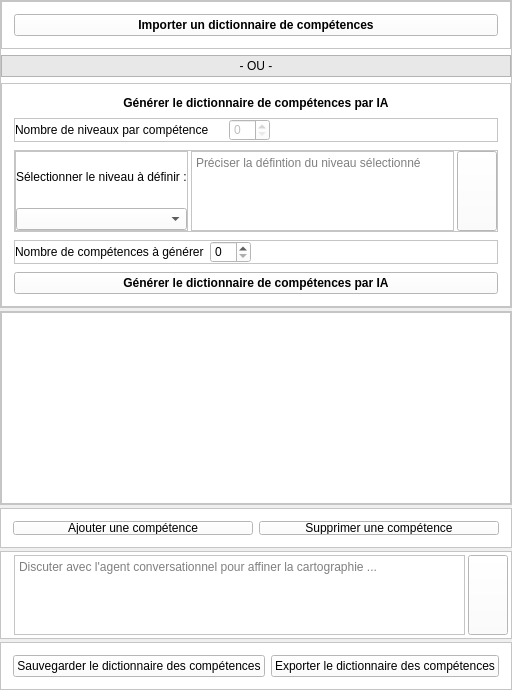
            <widget class="QWidget" name="page_dictionnaire">
             <layout class="QVBoxLayout" name="verticalLayout_10">
              <property name="spacing">
               <number>3</number>
              </property>
              <property name="leftMargin">
               <number>0</number>
              </property>
              <property name="topMargin">
               <number>0</number>
              </property>
              <property name="rightMargin">
               <number>0</number>
              </property>
              <property name="bottomMargin">
               <number>0</number>
              </property>
              <item>
               <widget class="QFrame" name="frame_28">
                <property name="maximumSize">
                 <size>
                  <width>16777215</width>
                  <height>16777215</height>
                 </size>
                </property>
                <property name="styleSheet">
                 <string notr="true">background-color: white;</string>
                </property>
                <property name="frameShape">
                 <enum>QFrame::Shape::StyledPanel</enum>
                </property>
                <property name="frameShadow">
                 <enum>QFrame::Shadow::Raised</enum>
                </property>
                <layout class="QVBoxLayout" name="verticalLayout_15">
                 <property name="spacing">
                  <number>6</number>
                 </property>
                 <property name="leftMargin">
                  <number>0</number>
                 </property>
                 <property name="topMargin">
                  <number>0</number>
                 </property>
                 <property name="rightMargin">
                  <number>0</number>
                 </property>
                 <property name="bottomMargin">
                  <number>0</number>
                 </property>
                 <item>
                  <widget class="QFrame" name="frame_22">
                   <property name="styleSheet">
                    <string notr="true">background-color: white;</string>
                   </property>
                   <property name="frameShape">
                    <enum>QFrame::Shape::StyledPanel</enum>
                   </property>
                   <property name="frameShadow">
                    <enum>QFrame::Shadow::Raised</enum>
                   </property>
                   <layout class="QVBoxLayout" name="verticalLayout_11">
                    <property name="spacing">
                     <number>6</number>
                    </property>
                    <property name="leftMargin">
                     <number>12</number>
                    </property>
                    <property name="topMargin">
                     <number>12</number>
                    </property>
                    <property name="rightMargin">
                     <number>12</number>
                    </property>
                    <property name="bottomMargin">
                     <number>12</number>
                    </property>
                    <item>
                     <widget class="QPushButton" name="btn_importer_dictionnaire_competences">
                      <property name="font">
                       <font>
                        <bold>true</bold>
                       </font>
                      </property>
                      <property name="text">
                       <string>Importer un dictionnaire de compétences</string>
                      </property>
                      <property name="icon">
                       <iconset resource="../resources/icon/resources.qrc">
                        <normaloff>:/icon/export-svgrepo-com.svg</normaloff>:/icon/export-svgrepo-com.svg</iconset>
                      </property>
                     </widget>
                    </item>
                   </layout>
                  </widget>
                 </item>
                 <item>
                  <widget class="QFrame" name="frame_58">
                   <property name="styleSheet">
                    <string notr="true">background-color: #e8e8e8;</string>
                   </property>
                   <property name="frameShape">
                    <enum>QFrame::Shape::StyledPanel</enum>
                   </property>
                   <property name="frameShadow">
                    <enum>QFrame::Shadow::Raised</enum>
                   </property>
                   <layout class="QHBoxLayout" name="horizontalLayout_10">
                    <property name="spacing">
                     <number>6</number>
                    </property>
                    <property name="leftMargin">
                     <number>3</number>
                    </property>
                    <property name="topMargin">
                     <number>3</number>
                    </property>
                    <property name="rightMargin">
                     <number>3</number>
                    </property>
                    <property name="bottomMargin">
                     <number>3</number>
                    </property>
                    <item>
                     <widget class="QLabel" name="label_13">
                      <property name="text">
                       <string>- OU -</string>
                      </property>
                      <property name="alignment">
                       <set>Qt::AlignmentFlag::AlignCenter</set>
                      </property>
                     </widget>
                    </item>
                   </layout>
                  </widget>
                 </item>
                 <item>
                  <widget class="QFrame" name="frame_23">
                   <property name="styleSheet">
                    <string notr="true">background-color: white;</string>
                   </property>
                   <property name="frameShape">
                    <enum>QFrame::Shape::StyledPanel</enum>
                   </property>
                   <property name="frameShadow">
                    <enum>QFrame::Shadow::Raised</enum>
                   </property>
                   <layout class="QVBoxLayout" name="verticalLayout_13">
                    <property name="spacing">
                     <number>8</number>
                    </property>
                    <property name="leftMargin">
                     <number>12</number>
                    </property>
                    <property name="topMargin">
                     <number>12</number>
                    </property>
                    <property name="rightMargin">
                     <number>12</number>
                    </property>
                    <property name="bottomMargin">
                     <number>12</number>
                    </property>
                    <item>
                     <widget class="QLabel" name="label_20">
                      <property name="font">
                       <font>
                        <bold>true</bold>
                       </font>
                      </property>
                      <property name="text">
                       <string>Générer le dictionnaire de compétences par IA</string>
                      </property>
                      <property name="alignment">
                       <set>Qt::AlignmentFlag::AlignCenter</set>
                      </property>
                     </widget>
                    </item>
                    <item>
                     <widget class="QFrame" name="frame_25">
                      <property name="maximumSize">
                       <size>
                        <width>16777215</width>
                        <height>100</height>
                       </size>
                      </property>
                      <property name="frameShape">
                       <enum>QFrame::Shape::StyledPanel</enum>
                      </property>
                      <property name="frameShadow">
                       <enum>QFrame::Shadow::Raised</enum>
                      </property>
                      <layout class="QHBoxLayout" name="horizontalLayout_18">
                       <property name="spacing">
                        <number>20</number>
                       </property>
                       <property name="leftMargin">
                        <number>0</number>
                       </property>
                       <property name="topMargin">
                        <number>0</number>
                       </property>
                       <property name="rightMargin">
                        <number>0</number>
                       </property>
                       <property name="bottomMargin">
                        <number>0</number>
                       </property>
                       <item>
                        <widget class="QLabel" name="label_14">
                         <property name="text">
                          <string>Nombre de niveaux par compétence</string>
                         </property>
                        </widget>
                       </item>
                       <item>
                        <widget class="QSpinBox" name="spin_nombre_niveaux_competences_dictionnaire">
                         <property name="enabled">
                          <bool>false</bool>
                         </property>
                         <property name="maximumSize">
                          <size>
                           <width>70</width>
                           <height>16777215</height>
                          </size>
                         </property>
                        </widget>
                       </item>
                       <item>
                        <spacer name="horizontalSpacer_2">
                         <property name="orientation">
                          <enum>Qt::Orientation::Horizontal</enum>
                         </property>
                         <property name="sizeHint" stdset="0">
                          <size>
                           <width>40</width>
                           <height>20</height>
                          </size>
                         </property>
                        </spacer>
                       </item>
                      </layout>
                     </widget>
                    </item>
                    <item>
                     <widget class="QFrame" name="frame_26">
                      <property name="maximumSize">
                       <size>
                        <width>16777215</width>
                        <height>16777215</height>
                       </size>
                      </property>
                      <property name="frameShape">
                       <enum>QFrame::Shape::StyledPanel</enum>
                      </property>
                      <property name="frameShadow">
                       <enum>QFrame::Shadow::Raised</enum>
                      </property>
                      <layout class="QHBoxLayout" name="horizontalLayout_9">
                       <property name="spacing">
                        <number>3</number>
                       </property>
                       <property name="leftMargin">
                        <number>0</number>
                       </property>
                       <property name="topMargin">
                        <number>0</number>
                       </property>
                       <property name="rightMargin">
                        <number>0</number>
                       </property>
                       <property name="bottomMargin">
                        <number>0</number>
                       </property>
                       <item>
                        <widget class="QFrame" name="frame_27">
                         <property name="frameShape">
                          <enum>QFrame::Shape::StyledPanel</enum>
                         </property>
                         <property name="frameShadow">
                          <enum>QFrame::Shadow::Raised</enum>
                         </property>
                         <layout class="QVBoxLayout" name="verticalLayout_14">
                          <property name="spacing">
                           <number>6</number>
                          </property>
                          <property name="leftMargin">
                           <number>0</number>
                          </property>
                          <property name="topMargin">
                           <number>0</number>
                          </property>
                          <property name="rightMargin">
                           <number>0</number>
                          </property>
                          <property name="bottomMargin">
                           <number>0</number>
                          </property>
                          <item>
                           <widget class="QLabel" name="label_15">
                            <property name="text">
                             <string>Sélectionner le niveau à définir :</string>
                            </property>
                            <property name="wordWrap">
                             <bool>false</bool>
                            </property>
                           </widget>
                          </item>
                          <item>
                           <widget class="QComboBox" name="combo_niveau_competence_a_definir"/>
                          </item>
                         </layout>
                        </widget>
                       </item>
                       <item>
                        <widget class="QTextEdit" name="input_definition_niveau_competence_2">
                         <property name="minimumSize">
                          <size>
                           <width>0</width>
                           <height>0</height>
                          </size>
                         </property>
                         <property name="maximumSize">
                          <size>
                           <width>16777215</width>
                           <height>80</height>
                          </size>
                         </property>
                         <property name="placeholderText">
                          <string>Préciser la défintion du niveau sélectionné</string>
                         </property>
                        </widget>
                       </item>
                       <item>
                        <widget class="QPushButton" name="btn_generer_dictionnaire_ia">
                         <property name="sizePolicy">
                          <sizepolicy hsizetype="Minimum" vsizetype="Expanding">
                           <horstretch>0</horstretch>
                           <verstretch>0</verstretch>
                          </sizepolicy>
                         </property>
                         <property name="text">
                          <string/>
                         </property>
                         <property name="icon">
                          <iconset resource="../resources/icon/resources.qrc">
                           <normaloff>:/icon/save.ico</normaloff>:/icon/save.ico</iconset>
                         </property>
                        </widget>
                       </item>
                      </layout>
                     </widget>
                    </item>
                    <item>
                     <widget class="QFrame" name="frame_35">
                      <property name="frameShape">
                       <enum>QFrame::Shape::StyledPanel</enum>
                      </property>
                      <property name="frameShadow">
                       <enum>QFrame::Shadow::Raised</enum>
                      </property>
                      <layout class="QHBoxLayout" name="horizontalLayout_22">
                       <property name="spacing">
                        <number>6</number>
                       </property>
                       <property name="leftMargin">
                        <number>0</number>
                       </property>
                       <property name="topMargin">
                        <number>0</number>
                       </property>
                       <property name="rightMargin">
                        <number>0</number>
                       </property>
                       <property name="bottomMargin">
                        <number>0</number>
                       </property>
                       <item>
                        <widget class="QLabel" name="label_3">
                         <property name="text">
                          <string>Nombre de compétences à générer</string>
                         </property>
                        </widget>
                       </item>
                       <item>
                        <widget class="QSpinBox" name="spin_nb_competences_projet_dictionnaire"/>
                       </item>
                       <item>
                        <spacer name="horizontalSpacer_3">
                         <property name="orientation">
                          <enum>Qt::Orientation::Horizontal</enum>
                         </property>
                         <property name="sizeHint" stdset="0">
                          <size>
                           <width>40</width>
                           <height>20</height>
                          </size>
                         </property>
                        </spacer>
                       </item>
                      </layout>
                     </widget>
                    </item>
                    <item>
                     <widget class="QPushButton" name="btn_generer_dictionnaire_ia_2">
                      <property name="font">
                       <font>
                        <bold>true</bold>
                       </font>
                      </property>
                      <property name="text">
                       <string>Générer le dictionnaire de compétences par IA</string>
                      </property>
                      <property name="icon">
                       <iconset resource="../resources/icon/resources.qrc">
                        <normaloff>:/icon/folder.ico</normaloff>:/icon/folder.ico</iconset>
                      </property>
                     </widget>
                    </item>
                   </layout>
                  </widget>
                 </item>
                </layout>
               </widget>
              </item>
              <item>
               <widget class="QFrame" name="frame_56">
                <property name="minimumSize">
                 <size>
                  <width>0</width>
                  <height>0</height>
                 </size>
                </property>
                <property name="styleSheet">
                 <string notr="true">background-color: white;</string>
                </property>
                <property name="frameShape">
                 <enum>QFrame::Shape::StyledPanel</enum>
                </property>
                <property name="frameShadow">
                 <enum>QFrame::Shadow::Raised</enum>
                </property>
                <layout class="QHBoxLayout" name="horizontalLayout_29">
                 <property name="leftMargin">
                  <number>0</number>
                 </property>
                 <property name="topMargin">
                  <number>0</number>
                 </property>
                 <property name="rightMargin">
                  <number>0</number>
                 </property>
                 <property name="bottomMargin">
                  <number>0</number>
                 </property>
                 <item>
                  <widget class="QTableWidget" name="table_dictionnaire_competences">
                   <property name="maximumSize">
                    <size>
                     <width>16777215</width>
                     <height>16777215</height>
                    </size>
                   </property>
                   <property name="dragEnabled">
                    <bool>true</bool>
                   </property>
                   <property name="dragDropMode">
                    <enum>QAbstractItemView::DragDropMode::DragDrop</enum>
                   </property>
                   <property name="alternatingRowColors">
                    <bool>true</bool>
                   </property>
                   <property name="selectionMode">
                    <enum>QAbstractItemView::SelectionMode::MultiSelection</enum>
                   </property>
                   <property name="selectionBehavior">
                    <enum>QAbstractItemView::SelectionBehavior::SelectRows</enum>
                   </property>
                  </widget>
                 </item>
                </layout>
               </widget>
              </item>
              <item>
               <widget class="QFrame" name="frame_21">
                <property name="maximumSize">
                 <size>
                  <width>16777215</width>
                  <height>40</height>
                 </size>
                </property>
                <property name="styleSheet">
                 <string notr="true">background-color: white;</string>
                </property>
                <property name="frameShape">
                 <enum>QFrame::Shape::StyledPanel</enum>
                </property>
                <property name="frameShadow">
                 <enum>QFrame::Shadow::Raised</enum>
                </property>
                <layout class="QHBoxLayout" name="horizontalLayout_8">
                 <property name="spacing">
                  <number>6</number>
                 </property>
                 <property name="leftMargin">
                  <number>12</number>
                 </property>
                 <property name="topMargin">
                  <number>12</number>
                 </property>
                 <property name="rightMargin">
                  <number>12</number>
                 </property>
                 <property name="bottomMargin">
                  <number>12</number>
                 </property>
                 <item>
                  <widget class="QPushButton" name="btn_ajouter_comptence_dictionnaire">
                   <property name="text">
                    <string>Ajouter une compétence</string>
                   </property>
                   <property name="icon">
                    <iconset resource="../resources/icon/resources.qrc">
                     <normaloff>:/icon/add.ico</normaloff>:/icon/add.ico</iconset>
                   </property>
                  </widget>
                 </item>
                 <item>
                  <widget class="QPushButton" name="btn_supprimer_competence_disctionnaire">
                   <property name="text">
                    <string>Supprimer une compétence</string>
                   </property>
                   <property name="icon">
                    <iconset resource="../resources/icon/resources.qrc">
                     <normaloff>:/icon/delete.ico</normaloff>:/icon/delete.ico</iconset>
                   </property>
                  </widget>
                 </item>
                </layout>
               </widget>
              </item>
              <item>
               <widget class="QFrame" name="frame_39">
                <property name="maximumSize">
                 <size>
                  <width>16777215</width>
                  <height>100</height>
                 </size>
                </property>
                <property name="styleSheet">
                 <string notr="true">background-color:white;</string>
                </property>
                <property name="frameShape">
                 <enum>QFrame::Shape::StyledPanel</enum>
                </property>
                <property name="frameShadow">
                 <enum>QFrame::Shadow::Raised</enum>
                </property>
                <layout class="QHBoxLayout" name="horizontalLayout_27">
                 <property name="spacing">
                  <number>3</number>
                 </property>
                 <property name="leftMargin">
                  <number>3</number>
                 </property>
                 <property name="topMargin">
                  <number>3</number>
                 </property>
                 <property name="rightMargin">
                  <number>3</number>
                 </property>
                 <property name="bottomMargin">
                  <number>3</number>
                 </property>
                 <item>
                  <widget class="QLabel" name="label_zone_ia_3">
                   <property name="maximumSize">
                    <size>
                     <width>30</width>
                     <height>30</height>
                    </size>
                   </property>
                   <property name="text">
                    <string/>
                   </property>
                   <property name="pixmap">
                    <pixmap resource="../resources/icon/resources.qrc">:/icon/generative.ico</pixmap>
                   </property>
                   <property name="scaledContents">
                    <bool>true</bool>
                   </property>
                  </widget>
                 </item>
                 <item>
                  <widget class="QTextEdit" name="input_zone_tchat_dictionnaire">
                   <property name="maximumSize">
                    <size>
                     <width>16777215</width>
                     <height>80</height>
                    </size>
                   </property>
                   <property name="placeholderText">
                    <string>Discuter avec l'agent conversationnel pour affiner la cartographie ...</string>
                   </property>
                  </widget>
                 </item>
                 <item>
                  <widget class="QPushButton" name="btn_envoyer_ia_dictionnaire">
                   <property name="sizePolicy">
                    <sizepolicy hsizetype="Minimum" vsizetype="Expanding">
                     <horstretch>0</horstretch>
                     <verstretch>0</verstretch>
                    </sizepolicy>
                   </property>
                   <property name="text">
                    <string/>
                   </property>
                   <property name="icon">
                    <iconset resource="../resources/icon/resources.qrc">
                     <normaloff>:/icon/send.ico</normaloff>:/icon/send.ico</iconset>
                   </property>
                  </widget>
                 </item>
                </layout>
               </widget>
              </item>
              <item>
               <widget class="QFrame" name="frame_36">
                <property name="styleSheet">
                 <string notr="true">background-color: white;</string>
                </property>
                <property name="frameShape">
                 <enum>QFrame::Shape::StyledPanel</enum>
                </property>
                <property name="frameShadow">
                 <enum>QFrame::Shadow::Raised</enum>
                </property>
                <layout class="QHBoxLayout" name="horizontalLayout_23">
                 <property name="spacing">
                  <number>6</number>
                 </property>
                 <property name="leftMargin">
                  <number>12</number>
                 </property>
                 <property name="topMargin">
                  <number>12</number>
                 </property>
                 <property name="rightMargin">
                  <number>12</number>
                 </property>
                 <property name="bottomMargin">
                  <number>12</number>
                 </property>
                 <item>
                  <widget class="QPushButton" name="btn_sauvegarder_dictionnaire">
                   <property name="styleSheet">
                    <string notr="true">background-color: white;</string>
                   </property>
                   <property name="text">
                    <string>Sauvegarder le dictionnaire des compétences</string>
                   </property>
                   <property name="icon">
                    <iconset resource="../resources/icon/resources.qrc">
                     <normaloff>:/icon/save.ico</normaloff>:/icon/save.ico</iconset>
                   </property>
                  </widget>
                 </item>
                 <item>
                  <widget class="QPushButton" name="btn_exporter_dictionnaire">
                   <property name="text">
                    <string>Exporter le dictionnaire des compétences</string>
                   </property>
                   <property name="icon">
                    <iconset resource="../resources/icon/resources.qrc">
                     <normaloff>:/icon/import-svgrepo-com 14.22.36.svg</normaloff>:/icon/import-svgrepo-com 14.22.36.svg</iconset>
                   </property>
                  </widget>
                 </item>
                </layout>
               </widget>
              </item>
             </layout>
            </widget>
